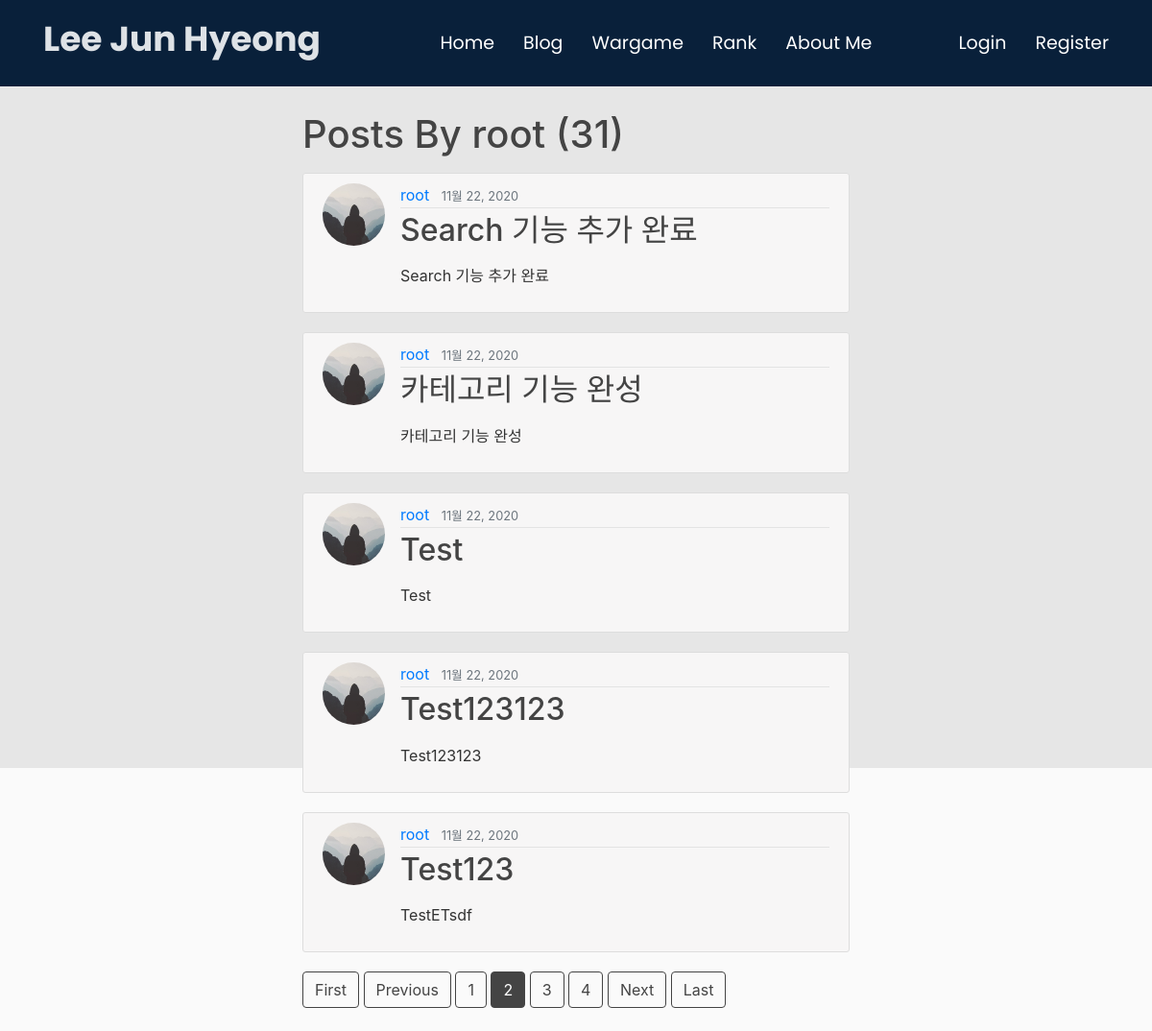
/blog/user/root/?page=2, run on the app's committed database.
### blog/models.py (models this page shows, shortened)
class Post(models.Model):
    category_CHOICES = {
        ('Security_CTF', 'Security_CTF'),
        ('Security_Wargame', 'Security_Wargame'),
        ('Security_Study', 'Security_Study'),
        ('Development_Programming', 'Development_Programming'),
        ('Development_Study', 'Development_Study'),
        ('Other', 'Other'),
    }
    author = models.ForeignKey(
        settings.AUTH_USER_MODEL, on_delete=models.CASCADE)
    title = models.CharField(max_length=100)
    content = RichTextUploadingField(blank=True,null=True)
    liked = models.ManyToManyField(
        settings.AUTH_USER_MODEL, blank=True, related_name='liked')
    date_posted = models.DateTimeField(default=timezone.now)
    category =  models.CharField(null=True,default='none',max_length=100,choices=category_CHOICES)
    objects = PostManager()
    class Meta:
        ordering = ('-date_posted', )

### users/models.py (models this page shows, shortened)
class Profile(models.Model):
    user = models.OneToOneField(User, on_delete=models.CASCADE)
    image = models.ImageField(default='default.jpg', upload_to='profile_pics')
    points = models.IntegerField(default=0)

### blog/views.py (the view)
# urls.py: path('blog/user/<str:username>/', UserPostListView.as_view(), name='user_posts'),
class UserPostListView(ListView):
    model = Post
    template_name = 'blog/user_posts.html'
    context_object_name = 'posts'
    paginate_by = 5
    def get_queryset(self):
        user = get_object_or_404(User, username=self.kwargs.get('username'))
        return Post.objects.filter(author=user).order_by('-date_posted')

### blog/templates/blog/user_posts.html
{% extends "blog/base.html" %}
{% block content %}
    <h1 class="mb-3">Posts By {{view.kwargs.username}} ({{ page_obj.paginator.count }})</h1>
    {% for post in posts %}
        <article class="media content-section">
          <img class="rounded-circle article-img" src="{{ post.author.profile.image.url }}">
          <div class="media-body">
            <div class="article-metadata">
              <a class="mr-2" href="{% url 'user_posts' post.author.username %}">{{ post.author }}</a>
              <small class="text-muted">{{ post.date_posted|date:"F d, Y" }}</small>
            </div>
          <h2><a class="article-title" href="{% url 'post_detail' post.pk %}">{{ post.title }}</a></h2>
			<p class="article-content">{{ post.content|safe }}</p>
          </div>
        </article>
    {% endfor %}
    {% if is_paginated %}
      {% if page_obj.has_previous %}
        <a class="btn btn-outline-info mb-4" href="?page=1">First</a>
        <a class="btn btn-outline-info mb-4" href="?page={{ page_obj.previous_page_number }}">Previous</a>
      {% endif %}
      {% for num in page_obj.paginator.page_range %}
        {% if page_obj.number == num %}
          <a class="btn btn-info mb-4" href="?page={{ num }}">{{ num }}</a>
        {% elif num > page_obj.number|add:'-3' and num < page_obj.number|add:'3' %}
          <a class="btn btn-outline-info mb-4" href="?page={{ num }}">{{ num }}</a>
        {% endif %}
      {% endfor %}
      {% if page_obj.has_next %}
        <a class="btn btn-outline-info mb-4" href="?page={{ page_obj.next_page_number }}">Next</a>
        <a class="btn btn-outline-info mb-4" href="?page={{ page_obj.paginator.num_pages }}">Last</a>
      {% endif %}
    {% endif %}
{% endblock content %}

### web/static/css/style2.css (style rules this page uses)
body { font-family: "Open Sans", sans-serif; color: #fff; position: relative; background: transparent; }
body::before { content: ""; position: fixed; background: #E6E6E6; background-size: cover; left: 0; right: 0; top: 0; height: 100vh; }
@media (min-width: 1024px) { body::before { background-attachment: fixed; } }
a { color: #12d640; }
h1, h2, h3, h4, h5, h6 { font-family: "Raleway", sans-serif; }

### web/static/css/main.css (style rules this page uses)
body { background: #fafafa; color: #333333; margin-top: 5rem; }
h1, h2, h3, h4, h5, h6 { color: #444444; }
.content-section { background: #F7F6F6; padding: 10px 20px; border: 1px solid #dddddd; border-radius: 3px; margin-bottom: 20px; }
.article-title { color: #444444; }
.article-content { white-space: pre-line; }
.article-img { height: 65px; width: 65px; margin-right: 16px; }
.article-metadata { padding-bottom: 1px; margin-bottom: 4px; border-bottom: 1px solid #e3e3e3 }

### data on the page
Post: author.profile.image (placeholder picture), author "root", date_posted "11월 22, 2020", title "Search 기능 추가 완료", content "Search 기능 추가 완료"
Post: author.profile.image (placeholder picture), author "root", date_posted "11월 22, 2020", title "카테고리 기능 완성", content "카테고리 기능 완성"
Post: author.profile.image (placeholder picture), author "root", date_posted "11월 22, 2020", title "Test", content "Test"
Post: author.profile.image (placeholder picture), author "root", date_posted "11월 22, 2020", title "Test123123", content "Test123123"
Post: author.profile.image (placeholder picture), author "root", date_posted "11월 22, 2020", title "Test123", content "TestETsdf"

### other printed values
{{ view.kwargs.username }} "root"
{{ page_obj.paginator.count }} "31"
{{ num }} "1" "3" "4"
{{ num }} "2"
